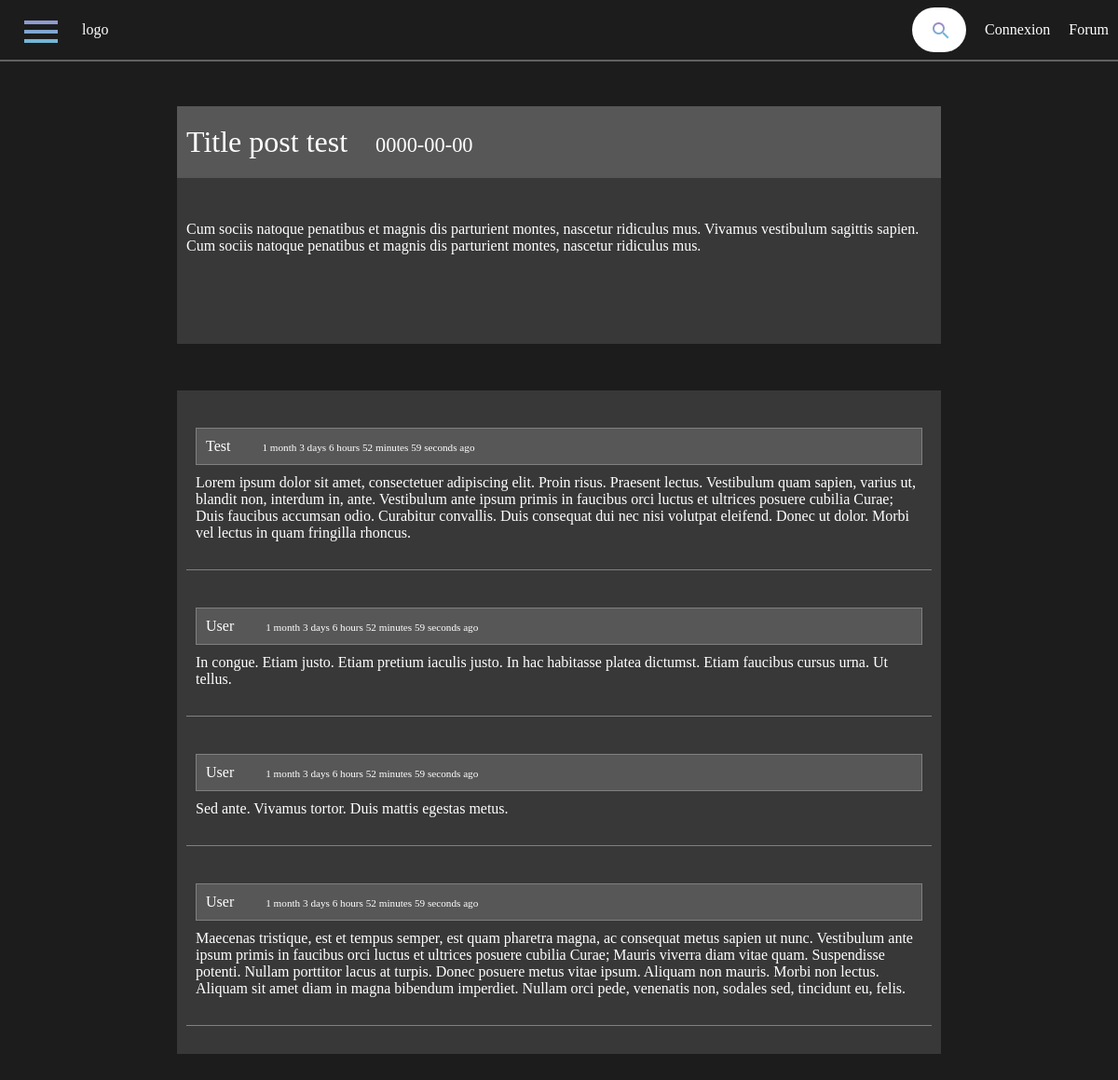
/Forum/Posts.php?id=1, run on the app's committed database.
### tables this page shows
CREATE TABLE `posts` (
  `Idpost` int(11) NOT NULL,
  `idsub` int(10) NOT NULL,
  `Autorpost` int(10) NOT NULL,
  `Title` varchar(510) NOT NULL,
  `Body` varchar(2040) NOT NULL,
  `Photo` varchar(1020) DEFAULT NULL,
  `Date` date NOT NULL
);

CREATE TABLE `comments` (
  `Idcomment` int(11) NOT NULL,
  `commentBody` varchar(2040) NOT NULL,
  `author` varchar(510) NOT NULL,
  `dateComment` varchar(510) NOT NULL DEFAULT current_timestamp()
);

### Forum/timeDiff.php (called while the page is built, shortened)
<?php
function timeDiff($time, $gran = -1) {
    $d[0] = array(1, 'second');
    $d[1] = array(60, 'minute');
    $d[2] = array(3600, 'hour');
    $d[3] = array(86400, 'day');
    $d[4] = array(604800, 'week');
    $d[5] = array(2592000, 'month');
    $d[6] = array(31104000, 'year');
    $w = array();
    $return = '';
    $database = new mysqli( 'localhost', 'root', '', 'projet' );
    $sqlTimeQuery = 'Select Current_timestamp + 0';
    $sqlTime = $database -> query( $sqlTimeQuery );
    $sqlTime = $sqlTime -> fetch_assoc();
    $now = (int) $sqlTime['Current_timestamp + 0'];
    $diff = ($now - $time);
    $secondsLeft = $diff;
    $stopat = 0;
    for ($i = 6; $i > $gran; $i--) {
        $w[$i] = (int) ($secondsLeft / $d[$i][0]);
        $secondsLeft -= ($w[$i] * $d[$i][0]);
        if ($w[$i] !== 0) {
            $return .= abs( $w[$i] ) . ' ' . $d[$i][1] . (($w[$i] > 1) ? 's' : '') . ' ';
            switch ($i) {
                case 5:
                    if ($stopat === 0) {
                        $stopat = 4;
                    }
                    break;
                case 3:
                    if ($stopat === 0) {
                        $stopat = 2;
                    }
                    break;
                case 2:
                    if ($stopat === 0) {
                        $stopat = 1;
                    }
                    break;
                case 1:
                    break;
            }
        }
    }
    $return .= ($diff > 0) ? 'ago' : 'left';
    return $return;
}

### Forum/Posts.php (the view, shortened to what this page needs)
<?php
include './timeDiff.php';
$postid = $_GET['id'];
$database = new mysqli( 'localhost', 'root', '', 'projet' );
$postquery = "Select * from posts where Idpost = $postid ";
$commentsQuery = "Select comments.* from comments, commentpost where commentpost.idcomment = comments.idcomment and commentpost.Idpost = $postid";
$resultpost = $database -> query( $postquery ) or die( 'can\'t connect to server to get posts' );
$resultcomments = $database -> query( $commentsQuery ) or die( 'can\'t connect to server to get comments' );
$post = $resultpost -> fetch_assoc();
?>
<!doctype html>
<html lang="fr">
<head>
    <link rel="stylesheet" href="../style_general/header.css">
    <link rel="stylesheet" href="../style_general/sidebar.css">
    <link rel="stylesheet" href="styles/Posts.css">
</head>
<body>
<header>
    <div class="logo">
        <a id="sandwitch-icon" onclick="sidebar()">
            <i class="material-icons">menu</i>
        </a>
        <a href="../Accueil/Index.php">
            logo
        </a>
    </div>
    <div class="nav">
        <nav id="nav">
            <a href="../Forum/Main.php">Forum</a>
            <a href="../Con-Ins/connexion.php" id="connexion">Connexion</a>
            <div class="search">
                <a id="rechercher" onclick="bar_de_recherche()">
                    <i class="material-icons">search</i>
                </a>
                <input type="text" id="barderechercher" size="30"
                       placeholder="Rechercher">
            </div>
        </nav>
    </div>
</header>
<div class="body">
    <?php
    echo '<div class="Title">' . $post['Title'] . '<date>' . $post['Date'] . '</date>' . '</div>';
    echo '<div class="post"> <p>' . $post['Body'] . '</p> <img src="' . $post['Photo'] . '" alt="">' . '</div>';
    echo '<div class="comments">';
    while ($comment = $resultcomments -> fetch_assoc()) {
        echo '<div class="commentHolder">';
        $dateComment = $comment['dateComment'];
        $dateComment = str_replace( array(' ', ':', '-'), '', $dateComment );
        echo '<div class="commentHead">' . $comment['author'] . ' <date>' . timeDiff( $dateComment ) . '</date> ' . '</div>';
        echo '<div class="commentBody">' . $comment['commentBody'] . '</div>';
        echo '</div>';
    }
    echo '</div>';
    ?>
</div>
</body>
</html>

### style_general/header.css (style rules this page uses)
body { margin : 0; padding : 0; }
header { height : 4em; line-height : 4em; text-align : right; left : 0; top : 0; width : 100%; border-bottom : #616161 solid 2px; position : fixed; background-color : #1c1c1c; z-index : 1; }
header .logo { height : 4em; position : absolute; display : flex; }
header .logo a i { display : block; margin : 10px 20px 0 20px; font-size : 3em; }
header .logo a { margin : 0; display : inline-block; }
header a { right : 0; display : block; margin : 0 10px; text-decoration : none; color : rgb(255, 255, 255); transition : 0.25s; cursor : pointer; outline : none; }
header nav { display : flex; flex-direction : row-reverse; }
#rechercher { margin-right : 10px; }
.search { margin : 0.5em 10px; display : flex; flex-direction : row-reverse; background-color : white; height : 3em; border-radius : 100px; padding : 0 5px; transition : 0.25s; outline : none; border : none; }
.search a i { background : -webkit-linear-gradient(#af7ac5, rgb(88, 209, 222)); -webkit-background-clip : text; -webkit-text-fill-color : transparent; transition : 0.2s; }
#barderechercher { line-height : 3.25em; border : none; outline : none; background : none; border-radius : 100px; width : 0; transition : 0.25s; }

### Forum/styles/Posts.css (style rules this page uses)
body { background-color : #1c1c1c; margin : 0; padding : 0; color : white; display : flex; justify-content : center; }
.body { display : flex; flex-direction : column; align-items : center; margin-top : 4em; width : 800px; }
.Title { width : inherit; background-color : #575757; font-size : 2em; padding : 20px 10px; margin-top : 50px; }
.post { width : inherit; display : flex; flex-direction : column; background-color : #383838; padding : 30px 10px 50px 10px; align-items : center; }
.post p { text-align : left; width : inherit; }
.comments { width : inherit; padding : 0 10px 30px 10px; display : flex; flex-direction : column; background-color : #383838; margin : 50px 0 100px 0; }
.commentHolder { padding : 30px 10px; flex : 1; border-bottom : solid 1px gray; }
.commentHead { border : 1px solid gray; padding : 10px; margin : 10px 0; background-color : #575757; }
date { font-size : 0.7em; margin-left : 30px; }

### data on the page
posts: Title "Title post test", Date "0000-00-00", Body "Cum sociis natoque penatibus et magnis dis parturient montes, nascetur ridiculus mus. Vivamus vestibulum sagittis sapien. Cum sociis natoque penatibus et magnis dis parturient montes, nascetur ridiculus mus."
comments: author "Test", dateComment "1 month 3 days 6 hours 52 minutes 59 seconds ago", commentBody "Lorem ipsum dolor sit amet, consectetuer adipiscing elit. Proin risus. Praesent lectus. Vestibulum quam sapien, varius ut, blandit non, interdum in, ante. Vestibulum ante ipsum primis in faucibus orci luctus et ultrices posuere cubilia Curae; Duis faucibus accumsan odio. Curabitur convallis. Duis consequat dui nec nisi volutpat eleifend. Donec ut dolor. Morbi vel lectus in quam fringilla rhoncus."
comments: author "User", dateComment "1 month 3 days 6 hours 52 minutes 59 seconds ago", commentBody "In congue. Etiam justo. Etiam pretium iaculis justo. In hac habitasse platea dictumst. Etiam faucibus cursus urna. Ut tellus."
comments: author "User", dateComment "1 month 3 days 6 hours 52 minutes 59 seconds ago", commentBody "Sed ante. Vivamus tortor. Duis mattis egestas metus."
comments: author "User", dateComment "1 month 3 days 6 hours 52 minutes 59 seconds ago", commentBody "Maecenas tristique, est et tempus semper, est quam pharetra magna, ac consequat metus sapien ut nunc. Vestibulum ante ipsum primis in faucibus orci luctus et ultrices posuere cubilia Curae; Mauris viverra diam vitae quam. Suspendisse potenti. Nullam porttitor lacus at turpis. Donec posuere metus vitae ipsum. Aliquam non mauris. Morbi non lectus. Aliquam sit amet diam in magna bibendum imperdiet. Nullam orci pede, venenatis non, sodales sed, tincidunt eu, felis."
